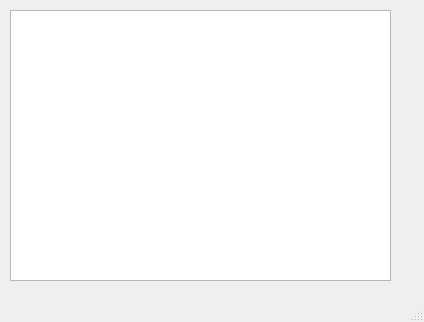
<?xml version="1.0" encoding="UTF-8"?>
<ui version="4.0">
 <class>MainWindow</class>
 <widget class="QMainWindow" name="MainWindow">
  <property name="geometry">
   <rect>
    <x>0</x>
    <y>0</y>
    <width>424</width>
    <height>322</height>
   </rect>
  </property>
  <property name="windowTitle">
   <string>MainWindow</string>
  </property>
  <widget class="QWidget" name="centralwidget">
   <widget class="QTableView" name="tableView">
    <property name="geometry">
     <rect>
      <x>10</x>
      <y>10</y>
      <width>381</width>
      <height>271</height>
     </rect>
    </property>
   </widget>
  </widget>
  <widget class="QMenuBar" name="menubar">
   <property name="geometry">
    <rect>
     <x>0</x>
     <y>0</y>
     <width>424</width>
     <height>21</height>
    </rect>
   </property>
  </widget>
  <widget class="QStatusBar" name="statusbar"/>
 </widget>
 <resources/>
 <connections/>
</ui>
